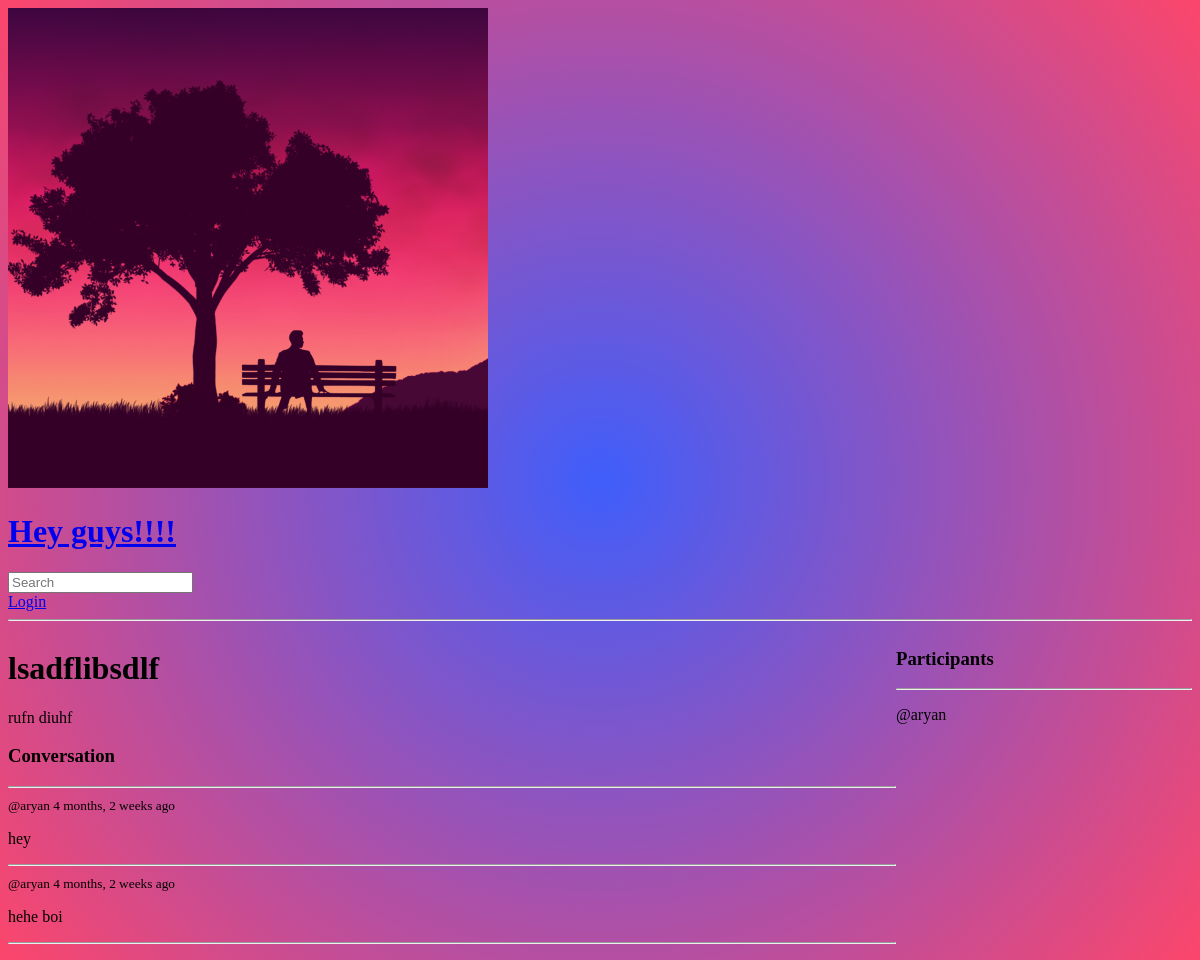
The page /room/4/ on the database its author committed.
### basicapp/models.py (models this page shows, shortened)
class Room(models.Model):
    host = models.ForeignKey(User, on_delete = models.SET_NULL, null = True)
    topic = models.ForeignKey(Topic, on_delete = models.SET_NULL, null = True)
    name = models.CharField(max_length = 200)
    desc = models.TextField(null = True, blank = True)
    participants = models.ManyToManyField(User, related_name = 'participants', blank = True)
    updated = models.DateTimeField(auto_now = True)
    created = models.DateTimeField(auto_now_add = True)
    class Meta:
        ordering = ['-updated', '-created']

class Message(models.Model):
    user = models.ForeignKey(User, on_delete = models.CASCADE)
    room = models.ForeignKey(Room, on_delete = models.CASCADE)
    body = models.TextField()
    updated = models.DateTimeField(auto_now = True)
    created = models.DateTimeField(auto_now_add = True)
    class Meta:
        ordering = ['-updated', '-created']

### basicapp/views.py (the view, shortened to what this page needs)
# urls.py: path('room/<str:pk>/', views.room, name = 'room'),
def room(request, pk):
    room = Room.objects.get(id = pk)
    room_messages = room.message_set.all().order_by('-created')
    participants = room.participants.all()
    context = {'room' : room, 'room_messages' : room_messages, 'participants': participants}
    return render(request, 'basicapp/room.html', context)

### basicapp/templates/basicapp/room.html (shortened to what this page needs)
{% extends 'main.html' %}
{% block content %}
<div class="room-container">
    <div>
        <h1> {{room.name}} </h2>
        <p>{{room.desc}}</p>
        <div class="comment-wrapper">
            <h3>Conversation</h3>
            <hr>
            {% for message in room_messages %}
            <div>
                <small>@{{message.user}}  {{message.created | timesince}} ago</small>
                <p>{{message.body}}</p>
                <hr>
            </div>
            {% endfor %}
        </div>
    </div>
    <div>
        <h3>Participants</h3>
        <hr>
        {% for user in participants %}
            <div>
                <p>@{{user.username}}</p>
            </div>
        {% endfor %}
    </div>
</div>
{% endblock content %}

### static/styles/main.css (style rules this page uses)
body { background: rgb(63,94,251); background: radial-gradient(circle, rgba(63,94,251,1) 0%, rgba(252,70,107,1) 100%); }

### basicapp/templates/basicapp/room.html (style rules this page uses)
.room-container { display: grid; grid-template-columns: 3fr 1fr; }

### rows shown on the page
Room: name "lsadflibsdlf", desc "rufn diuhf"
Message: user "aryan", created "4 months, 2 weeks", body "hey"
Message: user "aryan", created "4 months, 2 weeks", body "hehe boi"

### other values the page prints
{{ user.username }} "aryan"
